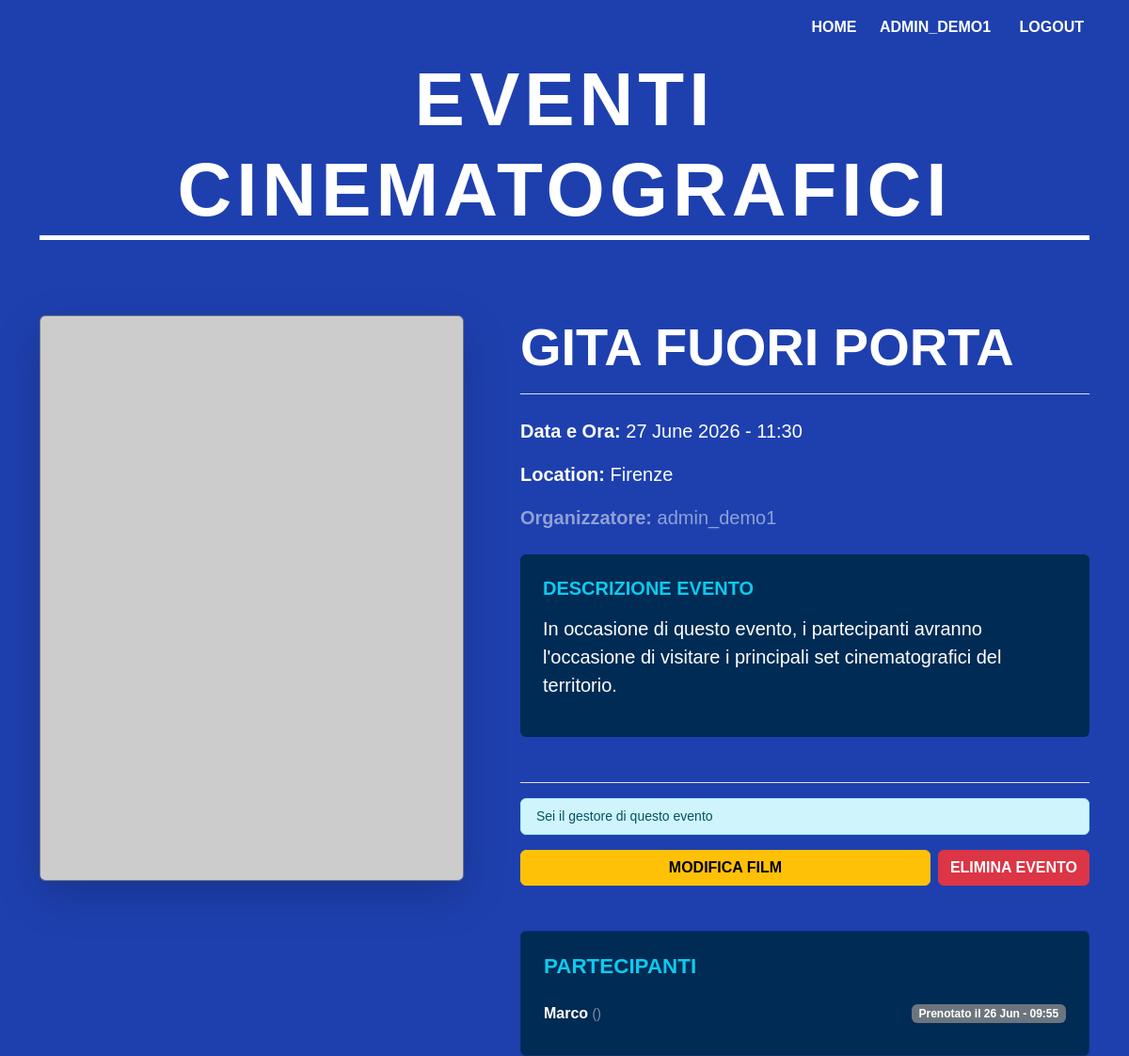
/5/ (signed in), run on an earlier commit of the app's database.
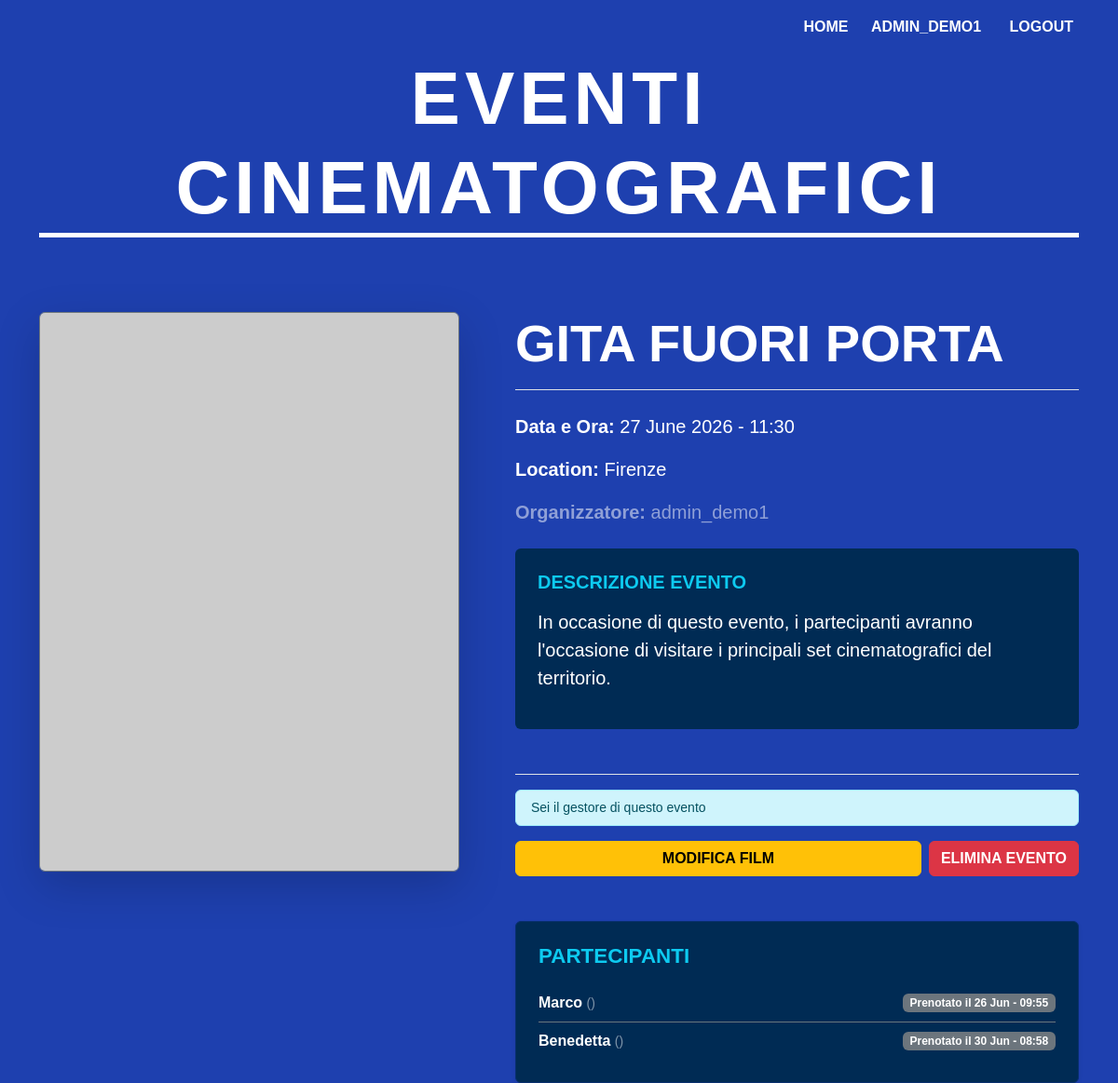
And on a later commit of the database.
### eventi/models.py (models this page shows, shortened)
class Registration(models.Model):
    user = models.ForeignKey(
        settings.AUTH_USER_MODEL,
        on_delete=models.CASCADE,
        related_name='registrations',
    )
    event = models.ForeignKey(
        Event,
        on_delete=models.CASCADE,
        related_name='event_participants',
    )
    registration_date = models.DateTimeField(auto_now_add=True)
    class Meta:
        unique_together = ('user', 'event')

### accounts/models.py (models this page shows, shortened)
class CustomUser(AbstractUser):
    ROLE_CHOICES = (
    ('organizer', 'Organizer'),
    ('attendee', 'Attendee'),
    )
    email = models.EmailField(max_length=254, blank = True, null = True, verbose_name='Indirizzo Email')
    numero_telefono = models.CharField(max_length=10, blank=True, null=True, verbose_name="numero telefono")
    role = models.CharField(max_length=20, choices=ROLE_CHOICES, default='attendee', verbose_name='Ruolo')

### eventi/views.py (the view)
# urls.py: path('<int:pk>/', EventDetailView.as_view(), name='event_detail'),
class EventDetailView(DetailView):
    model = Event
    template_name = 'eventi/event_detail.html'
    context_object_name = 'event'
    def get_context_data(self, **kwargs):
        context = super().get_context_data(**kwargs)
        if self.request.user.is_authenticated:
            context['is_registered'] = Registration.objects.filter(
                user=self.request.user,
                event=self.get_object()
            ).exists()
        return context

### eventi/templates/eventi/event_detail.html (shortened to what the changed rows need)
{% extends 'eventi/base.html' %}
{% block content %}
<div class="row mt-5">
    <div class="col-md-7 ps-md-5">
        <h1 class="display-4 fw-bold text-uppercase border-bottom pb-3 mb-4">{{ event.title }}</h1>
        {% if user.is_authenticated and user.role == 'organizer' and event.organizer == user %}
        <div class="mt-5 p-4 rounded shadow-sm" style="background-color: #002b54; border: 1px solid #082f6f;">
            {% if event.event_participants.all %}
                <ul class="list-group list-group-flush bg-transparent">
                {% for reg in event.event_participants.all %}
                    <li class="list-group-item bg-transparent text-white border-secondary d-flex justify-content-between align-items-center px-0">
                        <div><strong>{{ reg.user.username }}</strong> <span class="text-white-50 small">({{ reg.user.email }})</span></div>
                        <span class="badge bg-secondary">Prenotato il {{ reg.registration_date|date:"d M - H:i" }}</span>
                    </li>
                {% endfor %}
                </ul>
            {% else %}
                <p class="text-white-50 small mb-0">Nessuna prenotazione per questo evento</p>
            {% endif %}
        </div>
        {% endif %}
    </div>
</div>
{% endblock %}

What changed in the data, as far as the page shows it:
added Registration: user.username "Benedetta", registration_date "30 Jun - 08:58"
